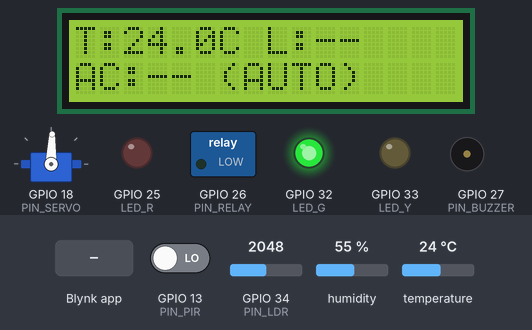
A sketch run on a simulated ESP32. Parts: 16×2 character LCD, servo, switched loads named in the sketch (green lamp = pin HIGH), output pins drawn as LEDs (lit = HIGH), buzzer (waves = sounding, pin HIGH). Wiring (from diagram.json): servo: signal GPIO 18. Inputs (shaded band) come from the test bench; at power-on: temperature 24 °C, GPIO 13 (PIN_PIR) LOW, GPIO 34 (PIN_LDR) = 2048, humidity 55 %. WiFi joins after 1.5 s; servers stay silent unless stated; servo pulses on a pin are drawn as a servo (544–2400 µs = 0–180°); pins used as bus, display or sensor lines are not drawn; what the sketch prints to the serial monitor is not drawn.

Above: at 4.5 s.
4.6 s: Blynk app writes 1 to V3
At 6.0 s:
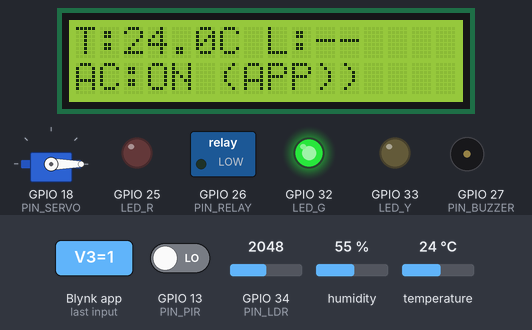
6.3 s: Blynk app writes 1 to V5
At 7.5 s:
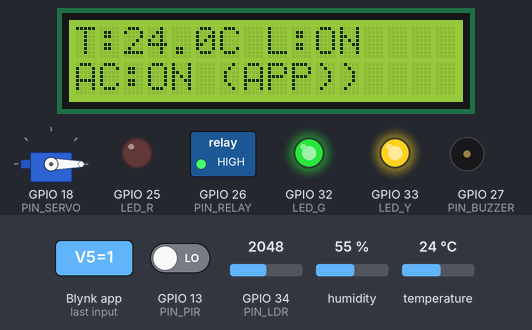
8.4 s: Blynk app writes 0 to V3
At 10.1 s:
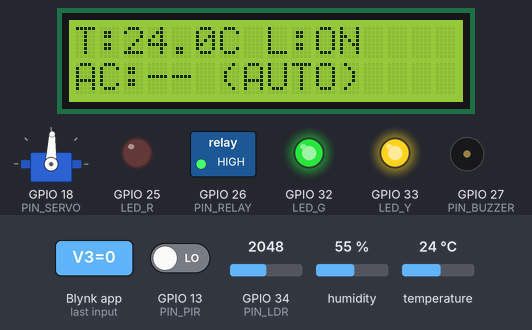
10.4 s: temperature set to 27.7 °C
At 13.4 s:
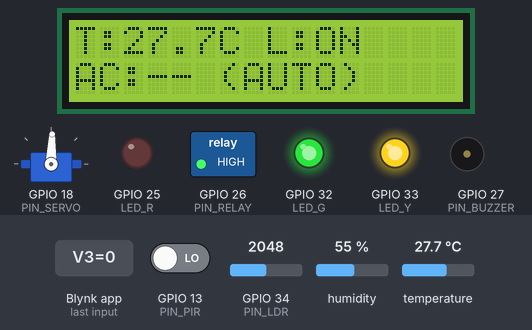
14.4 s: temperature set to 28.8 °C
At 16.2 s:
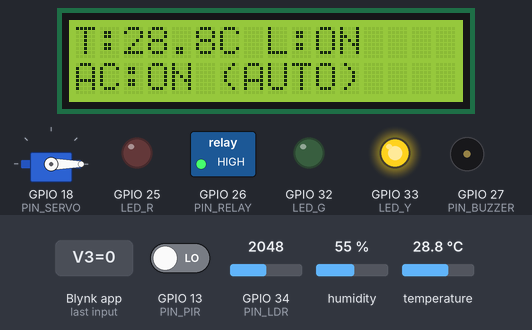
17.4 s: Blynk app writes 0 to V5
At 18.9 s:
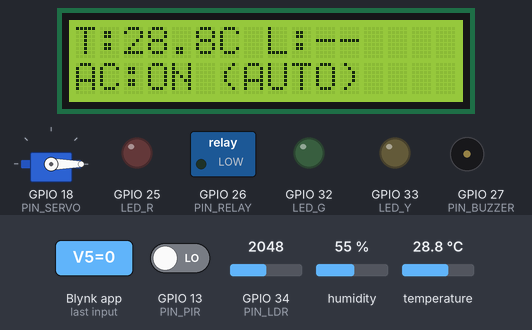
Timing chart, 0 to 20.3 s (numbered marks = the images above; inputs shaded):
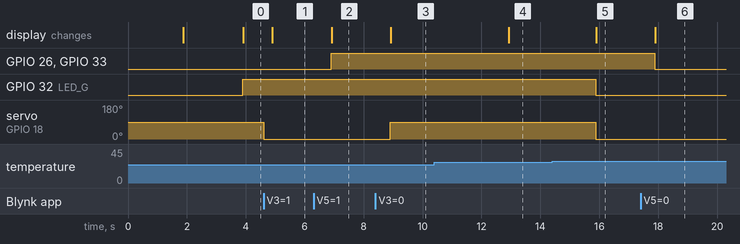

Measured:
- the behaviour switches between 28 and 28.1 °C on temperature (found by bisection; images 4 and 5)
- after the input at 4.6 s, servo on GPIO 18 (PIN_SERVO): 88° → 0° at once; the display: changes after 0.29 s (image 1)
- after the input at 6.3 s, GPIO 26 (PIN_RELAY), GPIO 33 (LED_Y): LOW → HIGH after 0.59 s; the display: changes after 0.62 s (image 2)
- after the input at 8.4 s, servo on GPIO 18 (PIN_SERVO): 0° → 88° after 0.50 s; the display: changes after 0.51 s (image 3)
- after the input at 10.4 s, the display: changes after 2.5 s (image 4)
- after the input at 14.4 s, GPIO 32 (LED_G): HIGH → LOW after 1.5 s; servo on GPIO 18 (PIN_SERVO): 88° → 0° after 1.5 s; the display: changes after 1.5 s (image 5)
- after the input at 17.4 s, GPIO 26 (PIN_RELAY), GPIO 33 (LED_Y): HIGH → LOW after 0.47 s; the display: changes after 0.50 s (image 6)

The sketch:

sketch.ino
```cpp
/* * PROJECT: Smart Home System (IoT)
 * AUTHOR: Hafizullah Mohammadi, Ibrahima Kindy Diallo, Abdalle Ahmad Hassan
 * HARDWARE: ESP32, DHT22, PIR, LDR, Servo, Relay, Buzzer, LCD
 * CLOUD: Blynk IoT Platform
 */

/* ================= 1. BLYNK CONFIGURATION ================= */
#define BLYNK_TEMPLATE_ID "TMPL6dMbY8r4i"
#define BLYNK_TEMPLATE_NAME "Smart Home System"
#define BLYNK_AUTH_TOKEN "8QaioEX2_-51jy5Tzz5ziuLR0ZoCiJd7"

/* ================= 2. LIBRARIES ================= */
#define BLYNK_PRINT Serial
#include <WiFi.h>
#include <WiFiClient.h>
#include <BlynkSimpleEsp32.h>
#include <LiquidCrystal.h>
#include <DHT.h>

/* ================= 3. PIN DEFINITIONS ================= */
#define PIN_DHT     15   // Temp/Humidity
#define PIN_PIR     13   // Motion
#define PIN_LDR     34   // Light (Analog)
#define PIN_RELAY   26   // Room Light
#define PIN_SERVO   18   // AC/Window
#define PIN_BUZZER  27   // Alarm
#define LED_G       32   // Green (Safe)
#define LED_Y       33   // Yellow (Light On)
#define LED_R       25   // Red (Fire/Alarm)

/* ================= 4. OBJECT INITIALIZATION ================= */
char ssid[] = "Wokwi-GUEST";
char pass[] = "";

LiquidCrystal lcd(19, 23, 5, 17, 16, 4);
#define DHTTYPE DHT22
DHT dht(PIN_DHT, DHTTYPE);
BlynkTimer timer;

/* ================= 5. GLOBAL VARIABLES ================= */
// AC Variables
int servoAngle = 90;
bool manualAcOverride = false;
bool isAcOn = false;

// Light Variables
bool manualLightOverride = false;
bool isLightOn = false;

// NEW: Buzzer Variables
bool manualAlarmOverride = false; // True = App Panic Button
bool isAlarmOn = false;           // Actual Status

/* ================= 6. SETUP ROUTINE ================= */
void setup() {
  Serial.begin(115200);

  dht.begin();
  pinMode(PIN_PIR, INPUT);
  pinMode(PIN_LDR, INPUT);
  pinMode(PIN_RELAY, OUTPUT);
  pinMode(PIN_BUZZER, OUTPUT);
  pinMode(PIN_SERVO, OUTPUT);
  pinMode(LED_G, OUTPUT);
  pinMode(LED_Y, OUTPUT);
  pinMode(LED_R, OUTPUT);

  lcd.begin(16, 2);
  lcd.print("System Starting");

  Blynk.begin(BLYNK_AUTH_TOKEN, ssid, pass);

  lcd.clear();
  lcd.print("Online!");
  delay(1000);

  timer.setInterval(1000L, sendSensorData);
}

/* ================= 7. HELPER FUNCTIONS ================= */
void manualServo(int angle) {
  int pulseWidth = map(angle, 0, 180, 500, 2400);
  digitalWrite(PIN_SERVO, HIGH);
  delayMicroseconds(pulseWidth);
  digitalWrite(PIN_SERVO, LOW);
  delayMicroseconds(20000 - pulseWidth);
}

/* ================= 8. BLYNK COMMANDS (DOWNSTREAM) ================= */

// AC CONTROL (V3)
BLYNK_WRITE(V3) {
  if (param.asInt() == 1) {
    manualAcOverride = true;
    servoAngle = 0;
    Serial.println("APP: AC FORCED ON");
  } else {
    manualAcOverride = false;
    Serial.println("APP: AC AUTO MODE");
  }
}

// LIGHT CONTROL (V5)
BLYNK_WRITE(V5) {
  if (param.asInt() == 1) {
    manualLightOverride = true;
    Serial.println("APP: LIGHT FORCED ON");
  } else {
    manualLightOverride = false;
    Serial.println("APP: LIGHT AUTO MODE");
  }
}

// NEW: ALARM CONTROL (V7)
BLYNK_WRITE(V7) {
  if (param.asInt() == 1) {
    manualAlarmOverride = true;
    Serial.println("APP: PANIC ALARM ON");
  } else {
    manualAlarmOverride = false;
    Serial.println("APP: ALARM OFF");
  }
}

/* ================= 9. MAIN LOGIC LOOP (UPSTREAM) ================= */
void sendSensorData() {
  // --- A. READ SENSORS ---
  float temp = dht.readTemperature();
  int motion = digitalRead(PIN_PIR);
  int lightRaw = analogRead(PIN_LDR);

  // --- B. UPLOAD RAW DATA ---
  Blynk.virtualWrite(V0, temp);
  Blynk.virtualWrite(V1, lightRaw);
  Blynk.virtualWrite(V2, motion ? 255 : 0);

  // --- C. SYSTEM LOGIC ---

  // 1. FIRE LOGIC (Highest Priority)
  bool isFire = (temp > 50.0);

  if (isFire) {
    // --- EMERGENCY MODE ---
    Serial.println("!! FIRE DETECTED !!");
    Blynk.logEvent("fire_alert", "Temperature Critical!");

    isAlarmOn = true; // Fire triggers alarm

    digitalWrite(LED_R, HIGH);
    digitalWrite(LED_G, LOW);
    digitalWrite(PIN_RELAY, LOW);  // Cut Lights
    servoAngle = 0;                // Close Vents

    // LCD Override
    lcd.setCursor(0,0); lcd.print("!! FIRE ALERT !!");
    lcd.setCursor(0,1); lcd.print("Temp: " + String(temp, 1) + "C   ");

  } else {
    // --- NORMAL / MANUAL MODE ---

    // 2. ALARM LOGIC (Manual Panic Button)
    if (manualAlarmOverride) {
      isAlarmOn = true;
      digitalWrite(LED_R, HIGH); // Visual Alert
    } else {
      isAlarmOn = false;
      digitalWrite(LED_R, LOW);
    }

    // 3. LIGHT LOGIC
    if (manualLightOverride) {
      digitalWrite(PIN_RELAY, HIGH);
      digitalWrite(LED_Y, HIGH);
      isLightOn = true;
    } else {
      if (motion == HIGH && lightRaw < 1000) {
        digitalWrite(PIN_RELAY, HIGH);
        digitalWrite(LED_Y, HIGH);
        isLightOn = true;
      } else {
        digitalWrite(PIN_RELAY, LOW);
        digitalWrite(LED_Y, LOW);
        isLightOn = false;
      }
    }

    // 4. AC LOGIC
    if (manualAcOverride) {
      isAcOn = (servoAngle == 0);
    } else {
      if (temp > 28.0) {
        servoAngle = 0;
        digitalWrite(LED_G, LOW);
        isAcOn = true;
      } else {
        servoAngle = 90;
        digitalWrite(LED_G, HIGH);
        isAcOn = false;
      }
    }

    // --- D. FEEDBACK & DISPLAY ---

    // Execute Buzzer State
    if (isAlarmOn) {
       digitalWrite(PIN_BUZZER, HIGH);
    } else {
       digitalWrite(PIN_BUZZER, LOW);
    }

    // LCD Update (Only if NOT Fire)
    // If Alarm is manually ON, we show "PANIC MODE"
    if (manualAlarmOverride) {
      lcd.setCursor(0,0); lcd.print("!! PANIC MODE !!");
      lcd.setCursor(0,1); lcd.print("SIREN ACTIVE    ");
    } else {
      // Standard Display
      lcd.setCursor(0, 0);
      lcd.print("T:" + String(temp, 1) + "C ");
      lcd.print(isLightOn ? "L:ON " : "L:-- ");

      lcd.setCursor(0, 1);
      lcd.print(isAcOn ? "AC:ON " : "AC:-- ");
      lcd.print(manualAcOverride ? "(APP)" : "(AUTO)");
    }

    // App Status Updates
    Blynk.virtualWrite(V4, isAcOn ? 255 : 0);
    Blynk.virtualWrite(V6, isLightOn ? 255 : 0);
    Blynk.virtualWrite(V8, isAlarmOn ? 255 : 0); // NEW: Buzzer Status
  }
}

/* ================= 10. MAIN EXECUTION LOOP ================= */
void loop() {
  Blynk.run();
  timer.run();
  manualServo(servoAngle);
}
```
